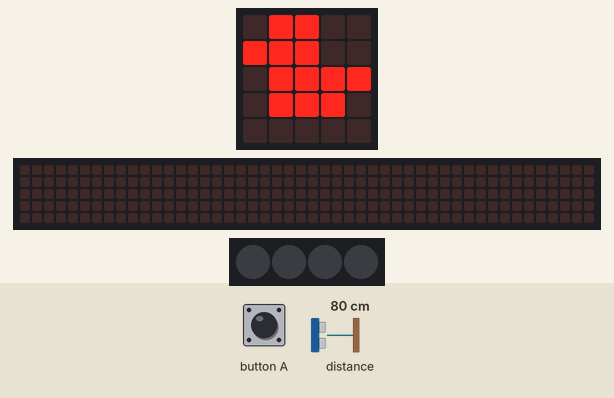
Recording of a program running on a simulated BBC micro:bit (MakeCode). Parts: the board's 5×5 LED display, a strip that is not on the board, showing the scrolling text unrolled, 4 RGB LEDs in strip order, left to right. The test bench sets the inputs (shaded band); at power-on: distance to the obstacle 80 cm. Dim RGB values are drawn brighter than linear; the 48×5 strip is a reading aid, not a part: it shows the text the display is scrolling, unrolled, one strip-width of it at a time.

Above: at 1.8 s.
1.9 s: button A pressed for 0.15 s
At 2.13 s:
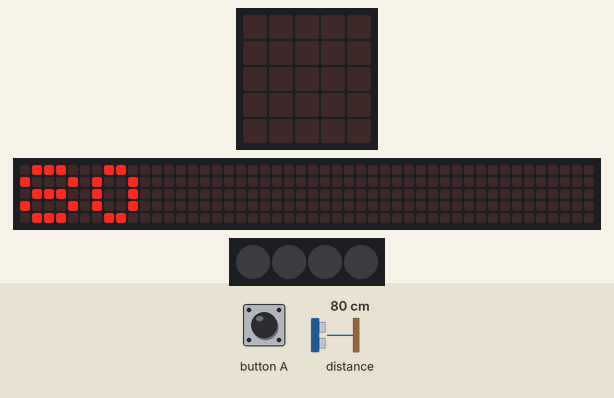
2.6 s: button A pressed for 0.15 s
3.3 s: distance to the obstacle set to 2 cm
At 5.9 s:
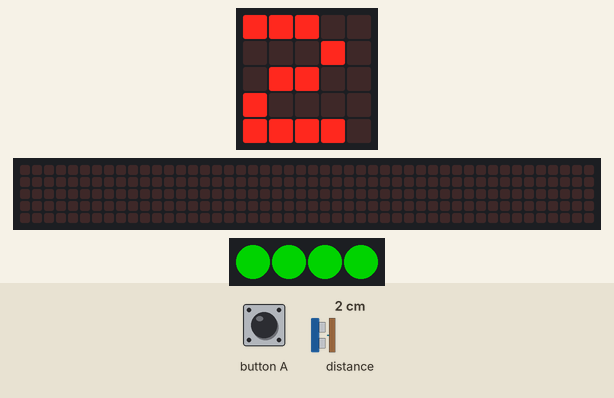
6.3 s: button A pressed for 0.15 s
At 7.3 s:
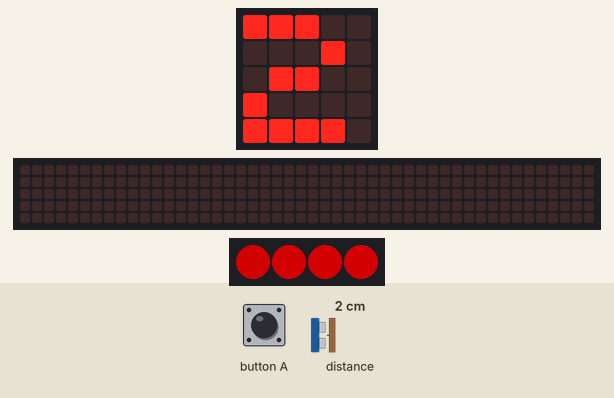
Timing chart, 0 to 9.3 s (numbered marks = the images above; inputs shaded):
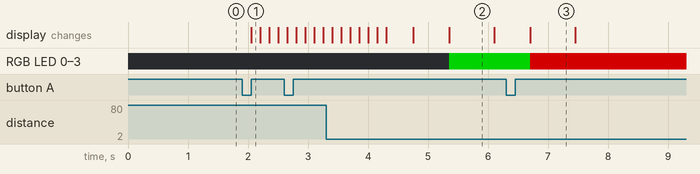

The program:

main.ts
```typescript
// (licence header left out)
// variables
let distance: number = 0
let neopixelStrip: neopixel.Strip = null

// setup
basic.clearScreen()
basic.showIcon(IconNames.Duck)

// cleanup
neopixelStrip = neopixel.create(DigitalPin.P16, 4, NeoPixelMode.RGB)
neopixelStrip.setPixelColor(0, neopixel.colors(NeoPixelColors.Black))
neopixelStrip.setPixelColor(1, neopixel.colors(NeoPixelColors.Black))
neopixelStrip.setPixelColor(2, neopixel.colors(NeoPixelColors.Black))
neopixelStrip.setPixelColor(3, neopixel.colors(NeoPixelColors.Black))
neopixelStrip.show()

// find distance and light up LED's depending on distance
input.onButtonPressed(Button.A, function () {
  basic.clearScreen()

  // detects distance
  distance = sonar.ping(DigitalPin.P1, DigitalPin.P2, PingUnit.Centimeters)
  basic.showNumber(distance)
  basic.showIcon(IconNames.StickFigure)

  // if distance < 10, neopixels turn red
  if (distance < 10) {
    neopixelStrip.setPixelColor(0, neopixel.colors(NeoPixelColors.Red))
    neopixelStrip.setPixelColor(1, neopixel.colors(NeoPixelColors.Red))
    neopixelStrip.setPixelColor(2, neopixel.colors(NeoPixelColors.Red))
    neopixelStrip.setPixelColor(3, neopixel.colors(NeoPixelColors.Red))
    neopixelStrip.show()
  } else {
    neopixelStrip.setPixelColor(0, neopixel.colors(NeoPixelColors.Green))
    neopixelStrip.setPixelColor(1, neopixel.colors(NeoPixelColors.Green))
    neopixelStrip.setPixelColor(2, neopixel.colors(NeoPixelColors.Green))
    neopixelStrip.setPixelColor(3, neopixel.colors(NeoPixelColors.Green))
    neopixelStrip.show()
  }
})
```

Measured:
- after the input at 1.9 s, the display: changes after 0.16 s (image 1)
- after the input at 3.3 s, the display: first differs from a run without the input after 2.1 s (image 2)
- after the input at 6.3 s, the display: changes after 0.41 s (image 3)
- what the display in image 2 shows lasts 0.7 s, from 5.4 s to 6.1 s
